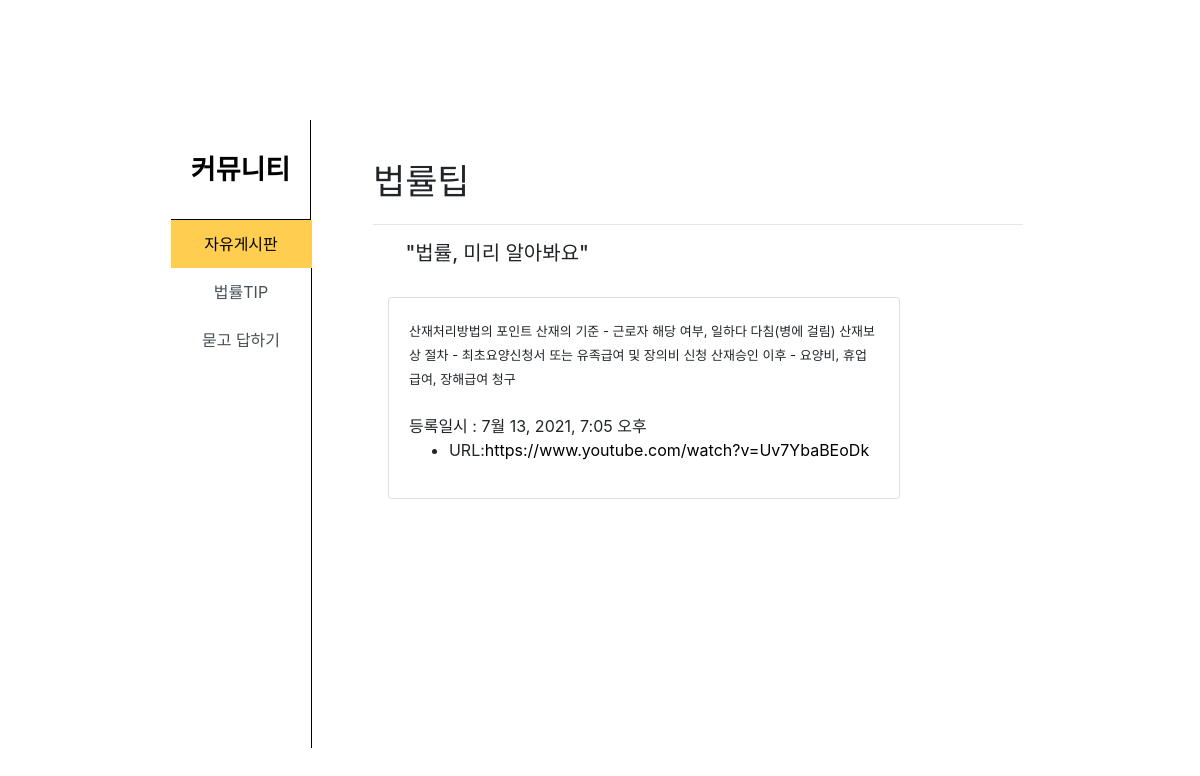
/tips/1/, run on the app's committed database.
### tips/models.py (models this page shows, shortened)
class Tip(models.Model):
    title = models.CharField(max_length=100, verbose_name='제목')
    content = models.TextField(verbose_name='내용')
    img = models.ImageField(upload_to="tips_img", blank=True, null=True,verbose_name='이미지')
    created_date = models.DateTimeField(null=True, blank=True, verbose_name='작성일')
    url = models.URLField('URL', null=True)
    class Meta:
        db_table = '법률팁'
        verbose_name = '법률팁'
        verbose_name_plural = '법률팁'

### tips/views.py (the view)
# urls.py: path('<int:tips_id>/', views.detail, name='tips_detail'),
def detail(request, tips_id):
    tips = get_object_or_404(Tip, pk=tips_id)
    context = {'tips' : tips}
    return render(request, 'tips/tips_detail.html', context)

### templates/tips/tips_detail.html
{% extends 'free/base.html' %}
{% block content %}
  <div id="sub-wrap" class="sub" style="margin-top: 10%;">
    <span style="font-size:35px;">법률팁</span>
    <hr>
    <div class="normal board list clear-b">
      <div class="col-xs-12">
        <div class="row">
          <br>
          <h3 style="margin-left: 5%; font-size:20px ">"법률, 미리 알아봐요"</h3>
          <br><br>
            <div class="col-md-10 py-2">
              <div class="card h-100">
                <div class="card-body">
                  <a>
                    <span style="font-size:13px;">{{ tips.content}}</span>
                  </a>
                  <br>
                  <br>
                  <a>등록일시 : {{tips.created_date}}</a>
                  <ul>
                    <li>URL:<a href="{{tips.url}}">{{tips.url}}</a></li>
                  </ul>
                </div>
              </div>
            </div>
        </div>
      </div>
    </div>
  </div>
{% endblock %}

### data on the page
Tip: content "산재처리방법의 포인트 산재의 기준 - 근로자 해당 여부, 일하다 다침(병에 걸림) 산재보상 절차 - 최초요양신청서 또는 유족급여 및 장의비 신청 산재승인 이후 - 요양비, 휴업급여, 장해급여 청구", created_date "7월 13, 2021, 7:05 오후", url "https://www.youtube.com/watch?v=Uv7YbaBEoDk"
